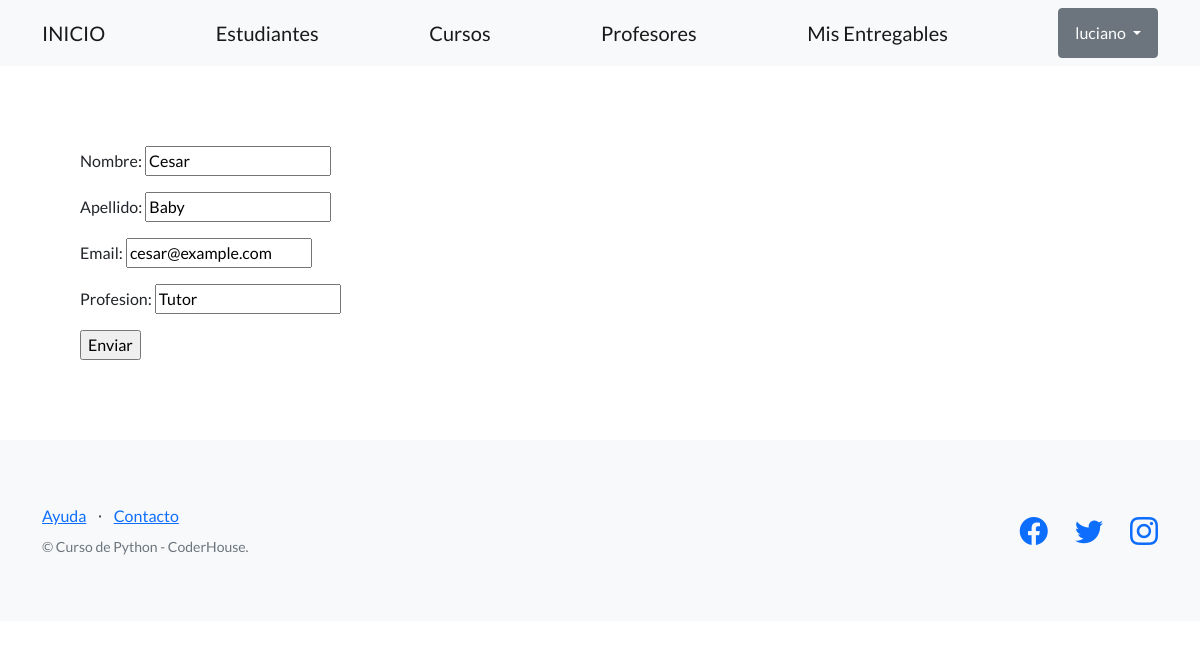
The app's page /plataforma-coder/editar-profesor/12/ (signed in) with its own data.
### AppCoder/models.py (models this page shows, shortened)
class Profesor(models.Model):
    nombre = models.CharField(max_length=128)
    apellido = models.CharField(max_length=128)
    email = models.EmailField()
    profesion = models.CharField(max_length=64)

### AppCoder/views.py (the view)
# urls.py: path('editar-profesor/<int:id>/', views.editar_profesor, name="editar_profesor"),
@login_required
def editar_profesor(request, id):
    profesor = Profesor.objects.get(id=id)
    if request.method == 'POST':
        formulario = ProfesorFormulario(request.POST)
        if formulario.is_valid():
            data = formulario.cleaned_data
            profesor.nombre = data['nombre']
            profesor.apellido = data['apellido']
            profesor.email = data['email']
            profesor.profesion = data['profesion']
            profesor.save()
            return redirect(reverse('profesores'))
    else:  # GET
        inicial = {
            'nombre': profesor.nombre,
            'apellido': profesor.apellido,
            'email': profesor.email,
            'profesion': profesor.profesion,
        }
        formulario = ProfesorFormulario(initial=inicial)
    return render(request, "AppCoder/form_profesor.html", {"formulario": formulario})

### AppCoder/forms.py
class ProfesorFormulario(forms.Form):
    nombre= forms.CharField(max_length=30)
    apellido= forms.CharField(max_length=30)
    email= forms.EmailField()
    profesion= forms.CharField(max_length=30)

### AppCoder/templates/AppCoder/form_profesor.html (shortened to what this page needs)
{% extends "AppCoder/plantilla_base.html" %}
{% block contenido_base %}
<form method="post">
  {{ formulario.as_p }}
  <input type="submit" value="Enviar" />
</form>
{% endblock contenido_base %}

### AppCoder/templates/AppCoder/plantilla_base.html (shortened to what this page needs)
{% load static %}
<!DOCTYPE html>
<html lang="en">
    <head>
        <link href="https://cdn.jsdelivr.net/npm/bootstrap-icons@1.5.0/font/bootstrap-icons.css" rel="stylesheet" type="text/css" />
        <link href="{% static 'AppCoder/css/styles.css' %}" rel="stylesheet" />
    </head>
    <body>
        <nav class="navbar navbar-light bg-light static-top">
            <div class="container">
                <a class="navbar-brand" href="{% url 'inicio' %}">INICIO</a>
                <a class="navbar-brand" href="{% url 'estudiantes' %}">Estudiantes</a>
                <a class="navbar-brand" href="{% url 'cursos' %}">Cursos</a>
                <a class="navbar-brand" href="{% url 'profesores' %}">Profesores</a>
                <a class="navbar-brand" href="{% url 'entregables' %}">Mis Entregables</a>
                {% if user.is_authenticated %}
                <div class="dropdown">
                    <button class="btn btn-secondary dropdown-toggle" type="button" id="dropdownMenuButton1" data-bs-toggle="dropdown" aria-expanded="false">
                      {{ user.username }}
                    </button>
                  </div>
                {% else %}
                <a class="btn btn-primary" href="{% url 'register' %}">REGISTRARSE</a>
                {% endif %}
            </div>
        </nav>
        <section style="padding:80px;">
            {% block contenido_base %}
            {% endblock contenido_base %}
        </section>
        <footer class="footer bg-light">
            <div class="container">
                <div class="row">
                    <div class="col-lg-6 h-100 text-center text-lg-start my-auto">
                        <ul class="list-inline mb-2">
                            <li class="list-inline-item"><a href="#!">Ayuda</a></li>
                            <li class="list-inline-item">⋅</li>
                            <li class="list-inline-item"><a href="#!">Contacto</a></li>
                        </ul>
                        <p class="text-muted small mb-4 mb-lg-0">&copy; Curso de Python - CoderHouse.</p>
                    </div>
                    <div class="col-lg-6 h-100 text-center text-lg-end my-auto">
                        <ul class="list-inline mb-0">
                            <li class="list-inline-item me-4">
                                <a href="#!"><i class="bi-facebook fs-3"></i></a>
                            </li>
                            <li class="list-inline-item me-4">
                                <a href="#!"><i class="bi-twitter fs-3"></i></a>
                            </li>
                            <li class="list-inline-item">
                                <a href="https://www.instagram.com/espndeportes/?hl=es"><i class="bi-instagram fs-3"></i></a>
                            </li>
                        </ul>
                    </div>
                </div>
            </div>
        </footer>
    </body>
</html>

### records on screen
Profesor: nombre "Cesar", apellido "Baby", email "cesar@example.com", profesion "Tutor"

### other values on screen
{{ user.username }} "luciano"
